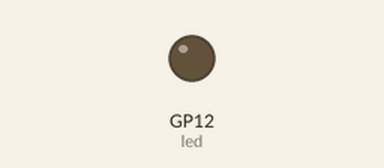
Simulated run of this program. Board: Raspberry Pi Pico running MicroPython. Parts: output pins drawn as LEDs (lit = HIGH). At 13.2 s the program stops and its outputs stay as they are.

Above: at 13.2 s.
Timing chart, 0 to 14.7 s (numbered marks = the images above):
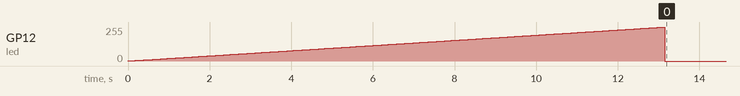

The program:

2.8.py
```python
#/importing machine and utime libraries, led variable is PWM (variable power 2^16) on pin 15, the led is sent power every 1ms
#/the brightness range allows us to go from 0-2^16 (0-100%) within a for loop to go through every value between 0-2^16 in increments of 50.
#/the for loop tells us to wait 10ms between each increment instead of computing as fast as possible, and then the duty is set to 0 (off).

import machine
import utime

led = machine.PWM(machine.Pin(12))

#/says how often the variable led cycles through power (off and on)
led.freq(1000)

#/from no brightness (0) to full brightness (2^16), it goes through increments of 50
for brightness in range(0,65535,50):
    #/ for loop goes through brightness on led from 0%-100% in increments of 50.
    led.duty_u16(brightness)
    #/waits 10ms to get brighter.
    utime.sleep_ms(10)
#/ lights are at 0% brightness
led.duty_u16(0)
```

Measured:
- by itself, GP12 (led): rises from 0/255 to 255/255 in 13.1 s, then falls to 0/255 in 0.02 s
